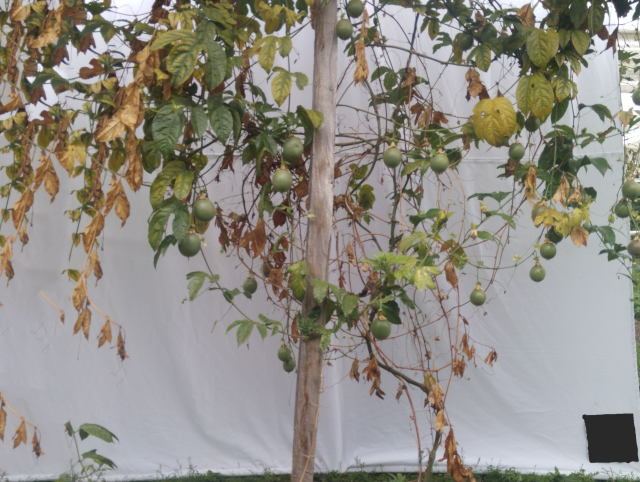
#> input picture WhatsApp Image 2021-03-28 at 10.29.22 PM (1).jpeg, 1280 x 964 px (shown at 1/2 size)
$ python projgulupa.py 'WhatsApp Image 2021-03-28 at 10.29.22 PM (1).jpeg' 'WhatsApp Image 2021-03-28 at 10.29.22 PM (2).jpeg'
#> lines starting #> are read from the running program, lines starting #| are printed output that depends on the picture; after the words box and inside, x2 and y2 are one past the last pixel; in counts of white or black regions, pixels touching at a corner belong together
#> in main, imagen1 is the input picture: shape (964, 1280, 3); mean B, G, R 133.9, 141.7, 145.4
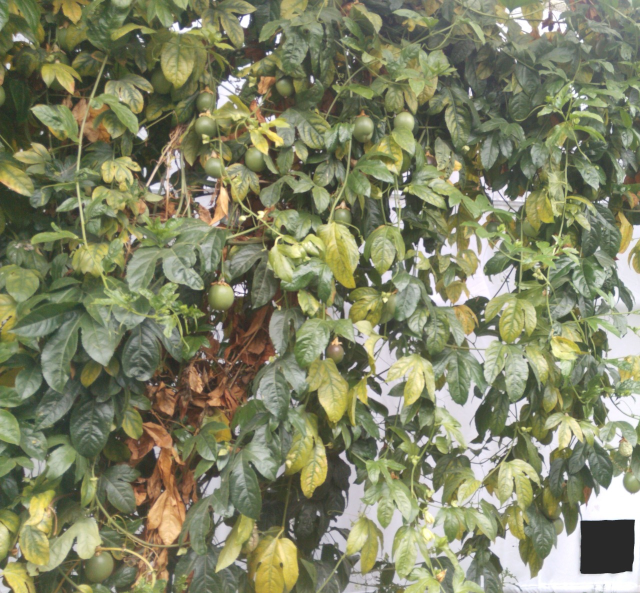
#> input picture WhatsApp Image 2021-03-28 at 10.29.22 PM (2).jpeg, 1280 x 1186 px (shown at 1/2 size)
#> in main, imagen2 is the input picture: shape (1186, 1280, 3); mean B, G, R 102.5, 132.5, 129.6
import numpy as np
from PIL import Image
from matplotlib import pyplot as plt
import cv2
import sys
import math


cv2.namedWindow('rezima1',cv2.WINDOW_NORMAL)
cv2.namedWindow('rezima2',cv2.WINDOW_NORMAL)
#cv2.namedWindow('filtrado figuras',cv2.WINDOW_NORMAL)
cv2.namedWindow('segcua',cv2.WINDOW_NORMAL)
cv2.namedWindow('imaseg',cv2.WINDOW_NORMAL)

def resize(rimagen1, rimagen2):
    width = 1080
    height = 720
    dim = (width, height)
    resized1 = cv2.resize(rimagen1, dim)
    cv2.imshow('rezima1',resized1)
    resized2 = cv2.resize(rimagen2, dim)
    cv2.imshow('rezima2',resized2)
    cv2.imwrite('resize.jpg',resized1)
    cv2.imwrite('resize.jpg',resized2)

    return (resized1, resized2)


def Igrisf(fimagen1, fimagen2):
   #""" funcion para convertir las imagenes redimensionadas en escala de grises"""
    imagris1=cv2.cvtColor(fimagen1, cv2.COLOR_RGB2GRAY)
    imagris2=cv2.cvtColor(fimagen2, cv2.COLOR_RGB2GRAY)
    cv2.imwrite('imagris.jpg',imagris1)
    return (imagris1, imagris2)

def segmf(ffimagen):

    """ Llama el valor almacenado en la funcion Igris, calcula la cantidad de pixeles con las que cuenta la imagen. Posteriormente, segmenta la imagen, utilizando la umbralizacion como camino; cambia pixel por pixel de la imagen en gris asignandole 0 o 255 dependiendo el umbral propuesto. """
    fils , cols= ffimagen.shape
    countB=0;
    countN=0;

    imaseg=np.ones([fils,cols],np.uint8)

    for i in range(fils):
        for j in range (cols):
            if ffimagen[i,j]<=41:
                imaseg[i,j]=0;
            else:
                if ffimagen[i,j]>=140 and ffimagen[i,j]<=255:
                    imaseg[i,j]=0;
                    countN=countN+1;
                else:
                    imaseg[i,j]=255;
                    countB=countB+1;
    cv2.imwrite('imaseg.jpg',imaseg)
    cv2.imshow('imaseg',imaseg)
    print('El area foliar de la planta en pixeles es', countB)
    return (imaseg, countB)


def cuadro(frimagenf):
    """ Filtra la imagen almacenada en la funcion segmf(), la cual, entrega una imagen segmentada, con algunos puntos de ruido
    Distinge el cuadrado de contraste de la imagen y calcula el area correspondiente a dicha figura

    """
    filC , colC, ch= frimagenf.shape
#> filC = 720; colC = 1080; ch = 3

    _,th=cv2.threshold(frimagenf, 41,255,cv2.THRESH_BINARY)
    cv2.imwrite('threshold.jpg',th)
    kernel=np.ones((2,2),np.uint8)
    imainv=cv2.bitwise_not(th)
    cv2.imwrite('imainv.jpg',imainv)
    closing = cv2.morphologyEx(imainv, cv2.MORPH_CLOSE, kernel)
    cv2.imwrite('closing1.jpg',closing)
    median = cv2.medianBlur(imainv,7)
    cv2.imwrite('median.jpg',median)
    cuared=np.ones([filC,colC],np.uint8)
    for i in range(filC):
        for j in range (colC):
            if median[i ,j,0]==255 and median[i ,j,1]==255 and median[i ,j,2]==255:
                cuared[i,j]=255;
            else:
                cuared[i,j]=0;
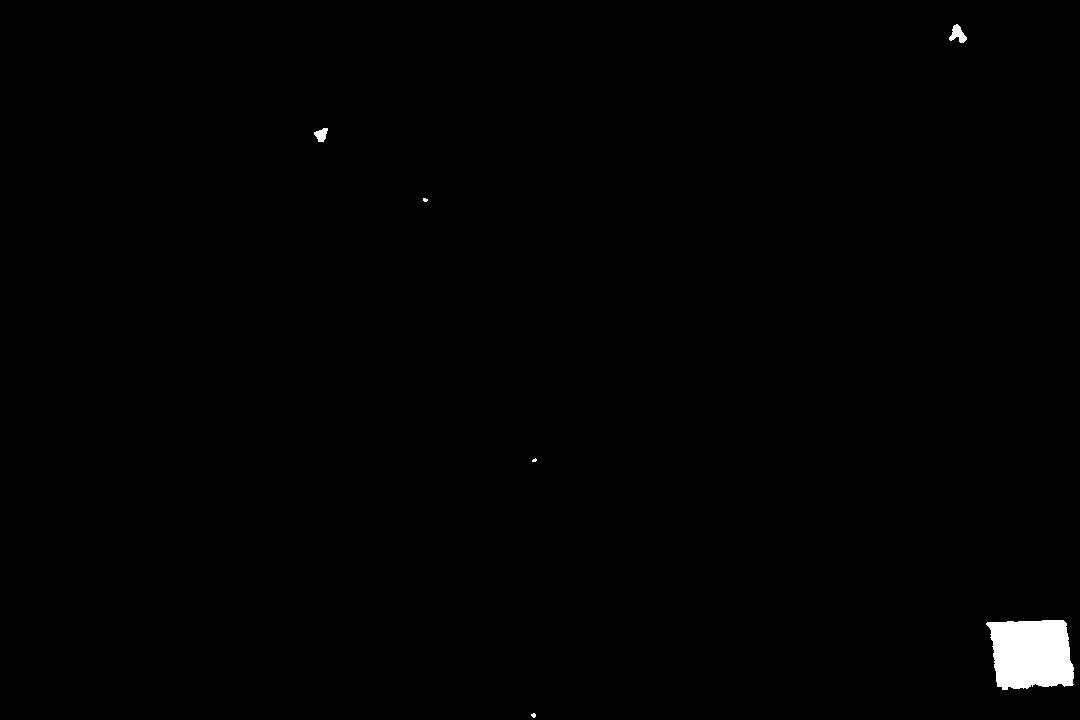
#> cuared: shape (720, 1080); 0.7% white; 6 white regions (3 under 20 px), largest, box (x1, y1, x2, y2) and area: (986, 620, 1074, 690) 5099, (949, 24, 967, 43) 184, (314, 128, 328, 142) 127
    cv2.imwrite('cuared.jpg',cuared)
    kernelocua  =  np .ones((9,9), np . uint8 )
    opencua = cv2.morphologyEx(cuared, cv2.MORPH_OPEN, kernelocua)
    kernelccua  =  np.ones((5,5),np.uint8)
    closingcua = cv2.morphologyEx(opencua,cv2.MORPH_CLOSE, kernelccua)
#> opencua: shape (720, 1080); 0.64% white; 1 white region, box (x1, y1, x2, y2) and area: (991, 620, 1073, 688) 4997
    cv2.imwrite('closingcua.jpg',closingcua)
    cannycua = cv2.Canny(closingcua, 20, 200)
    (contor,_)= cv2.findContours(cannycua.copy(), cv2.RETR_EXTERNAL, cv2.CHAIN_APPROX_SIMPLE)
    areacu1=[]
    for contcua in contor:
        areacu1.append(cv2.contourArea(contcua))
#> after the loop, areacu1 = [5004.5]
    maxarea1 = max(areacu1)
#> maxarea1 = 5004.5
    cv2.imshow('segcua',closingcua)
    print('area del cuadro en pixeles es:', int(maxarea1))
#| area del cuadro en pixeles es: 5004
    return (int(maxarea1), closingcua)

def calc(acu, apla):
    """ Calcula el area foliar de la planta en metros cuadrados utilizando la resolucion de la imagen y la escalabilidad a la que se encuentra el cuadrado"""
    Raiz_cuad_px=math.sqrt(acu)
    lado_px2cm=Raiz_cuad_px/28.346
    ladoxlado=lado_px2cm**2
    cuadro_veces=400/ladoxlado

    Area_planta_cm=((apla*400.0)/acu)/cuadro_veces
    Area_planta_m=Area_planta_cm/100
    return Area_planta_m

def main(argv1, argv2):
    """ Funcion principal; ejecuta las funciones internas con propositos unicos"""
    imagen1=cv2.imread(sys.argv[1])
    imagen2=cv2.imread(sys.argv[2])

    Mresize1, Mresize2=resize(imagen1, imagen2)
    Mgris1, Mgris2=Igrisf(Mresize1, Mresize2)

    Mcuadro1, imacua1=cuadro(Mresize1)
#> Mcuadro1 = 5004
    #cv2.waitKey(0)
    Mcuadro2, imacua2=cuadro(Mresize2)
#> in cuadro (call 2), `_,th=cv2.threshold(frimagenf, 41,255,cv2.THRESH_BINARY)`:
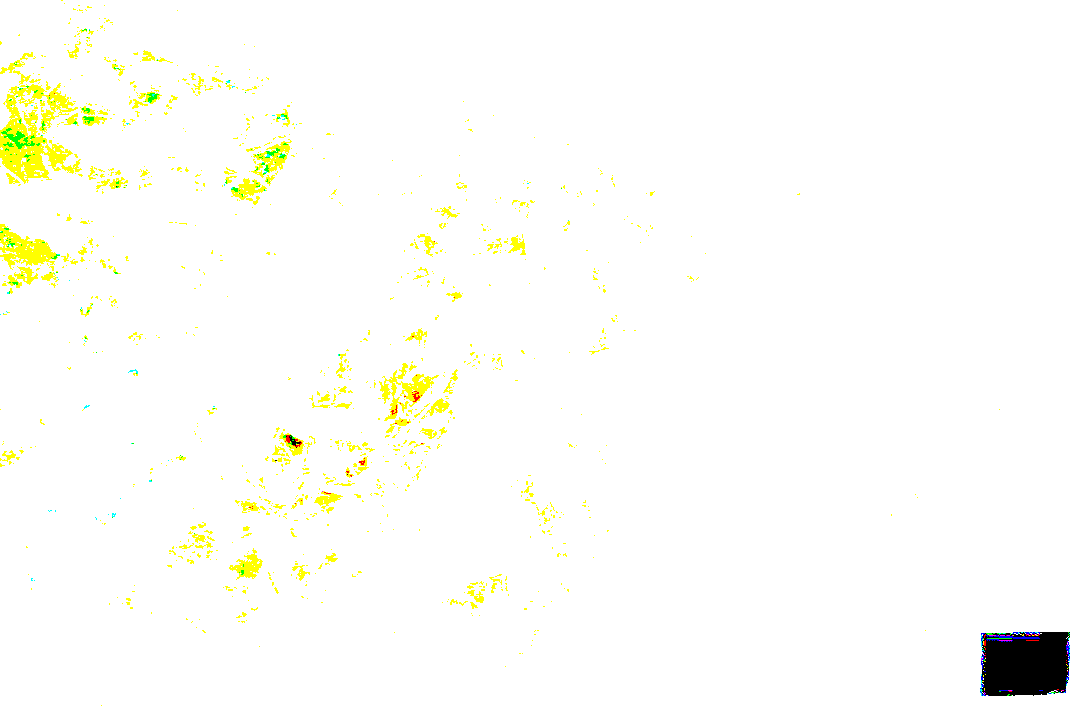
#> th: shape (720, 1080, 3); mean B, G, R 247.7, 253.2, 252.9
#> after the loop in cuadro (call 2), `for i in range(filC):`:
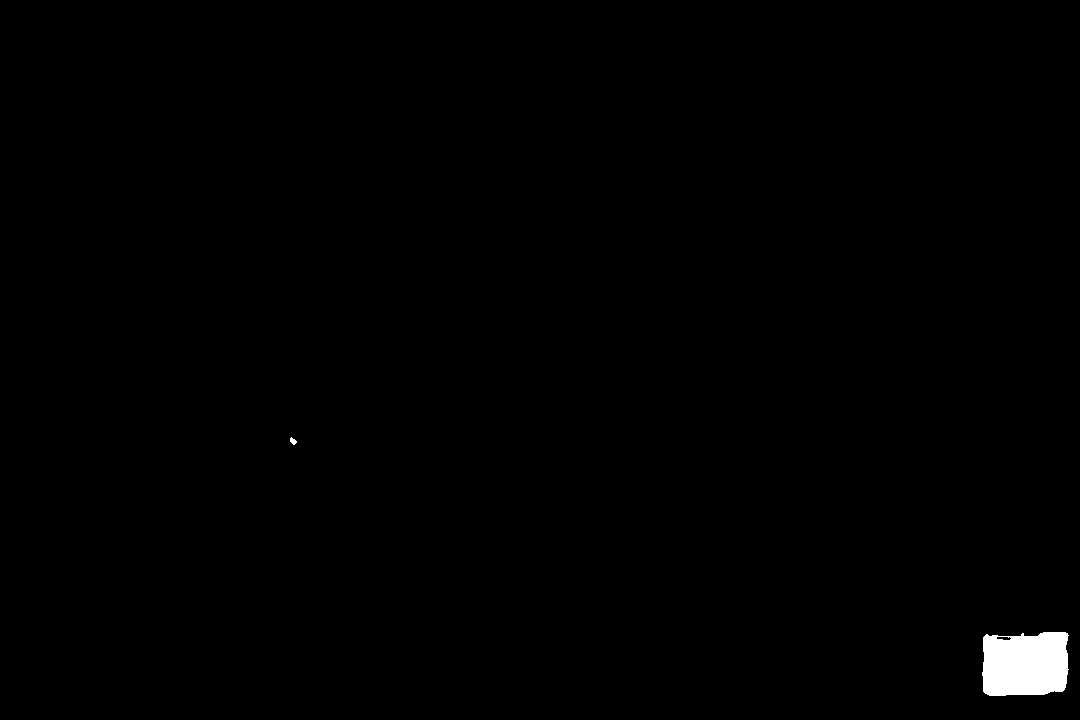
#> cuared: shape (720, 1080); 0.65% white; 2 white regions, box (x1, y1, x2, y2) and area: (982, 632, 1069, 696) 5006, (290, 437, 297, 445) 34
#> in cuadro (call 2), `closingcua = cv2.morphologyEx(opencua,cv2.MORPH_CLOSE, kernelccua)`: opencua: shape (720, 1080); 0.64% white; 1 white region
#| area del cuadro en pixeles es: 4952
#> Mcuadro2 = 4952
    cv2.imwrite('cuasegF.jpg',imacua1)
    cv2.imwrite('cuasegV.jpg',imacua2)

    Imaretf1 , Arpla1 = segmf(Mgris1)
#> after the loop in segmf, `for i in range(fils):`:
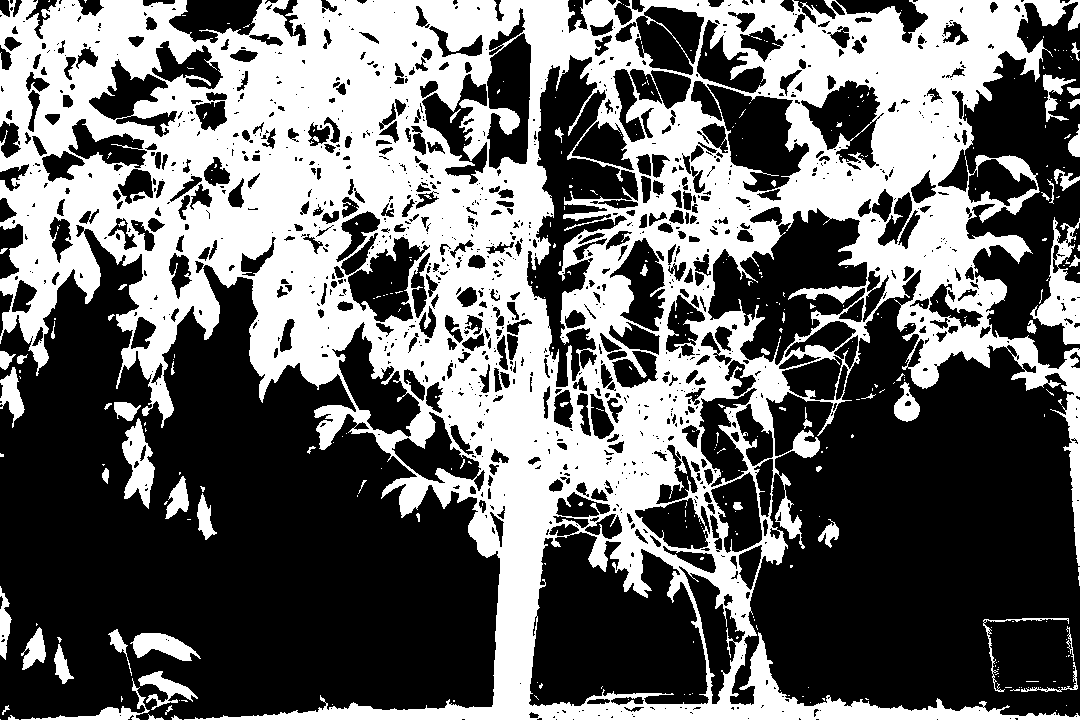
#> imaseg: shape (720, 1080); 41% white; 351 white regions (289 under 20 px), largest, box (x1, y1, x2, y2) and area: (0, 0, 1080, 720) 302897, (1030, 217, 1080, 345) 2590, (122, 418, 155, 509) 1588
#| El area foliar de la planta en pixeles es 318818
#> Arpla1 = 318818
    Imaretf2 , Arpla2 = segmf(Mgris2)
#> after the loop in segmf (call 2), `for i in range(fils):`:
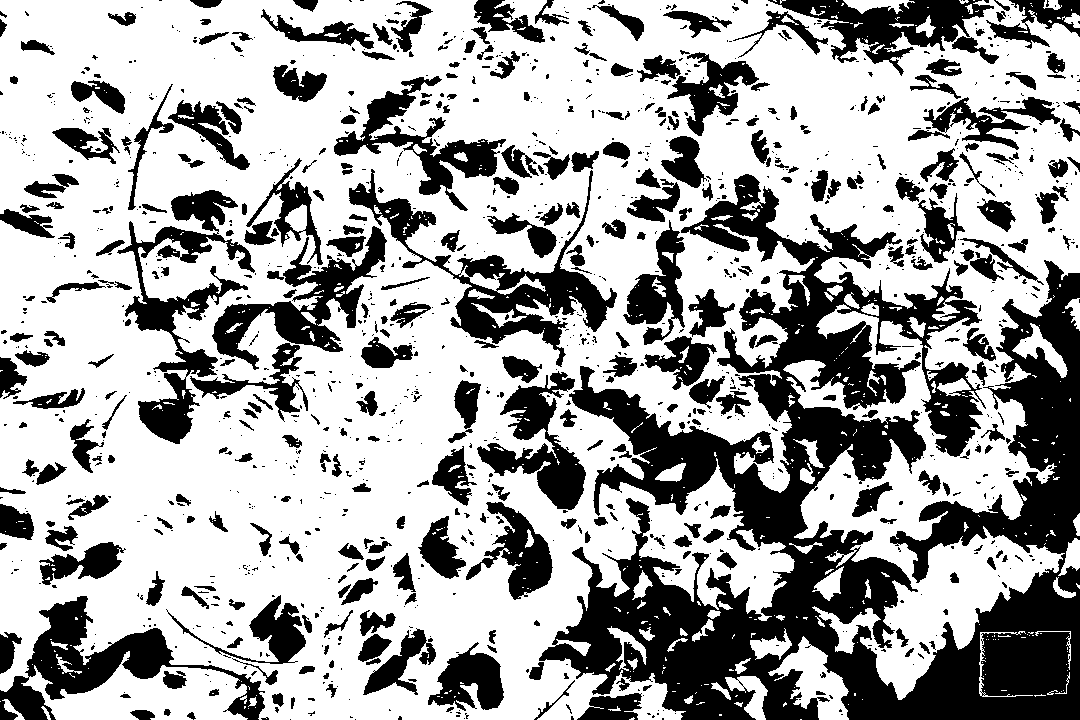
#> imaseg: shape (720, 1080); 65.3% white; 1283 black regions (896 under 20 px), largest, box (x1, y1, x2, y2) and area: (539, 174, 1080, 720) 117546, (349, 169, 617, 367) 10168, (0, 596, 265, 720) 9403
#| El area foliar de la planta en pixeles es 507844
#> Arpla2 = 507844

    cv2.imwrite('plasegF.jpg',Imaretf1)
    cv2.imwrite('plasegV.jpg',Imaretf2)

    Ac1= calc(Mcuadro1, Arpla1)
#> in calc, `Raiz_cuad_px=math.sqrt(acu)`: Raiz_cuad_px = 70.74
#> in calc, `lado_px2cm=Raiz_cuad_px/28.346`: lado_px2cm = 2.5
#> in calc, `ladoxlado=lado_px2cm**2`: ladoxlado = 6.23
#> in calc, `cuadro_veces=400/ladoxlado`: cuadro_veces = 64.23
#> in calc, `Area_planta_cm=((apla*400.0)/acu)/cuadro_veces`: Area_planta_cm = 396.8
#> in calc, `Area_planta_m=Area_planta_cm/100`: Area_planta_m = 3.97
#> Ac1 = 3.97
    Ac2= calc(Mcuadro2, Arpla2)
#> Ac2 = 6.32

    return Ac1, Ac2

A, B = main(sys.argv[1], sys.argv[2])
#> A = 3.97; B = 6.32

print('El area real de la planta frontal es de {0:.2f} metros cuadrados'.format(A))
#| El area real de la planta frontal es de 3.97 metros cuadrados
print('El area real de la planta lateral es de {0:.2f} metros cuadrados'.format(B))
#| El area real de la planta lateral es de 6.32 metros cuadrados
#print (Igrisf._ cv2.imshow('imaseg',imaseg) cv2.imshow('imaseg',imaseg)doc_)
#print (segmf._doc_)
#print (filf._doc_)

cv2.waitKey(0)
